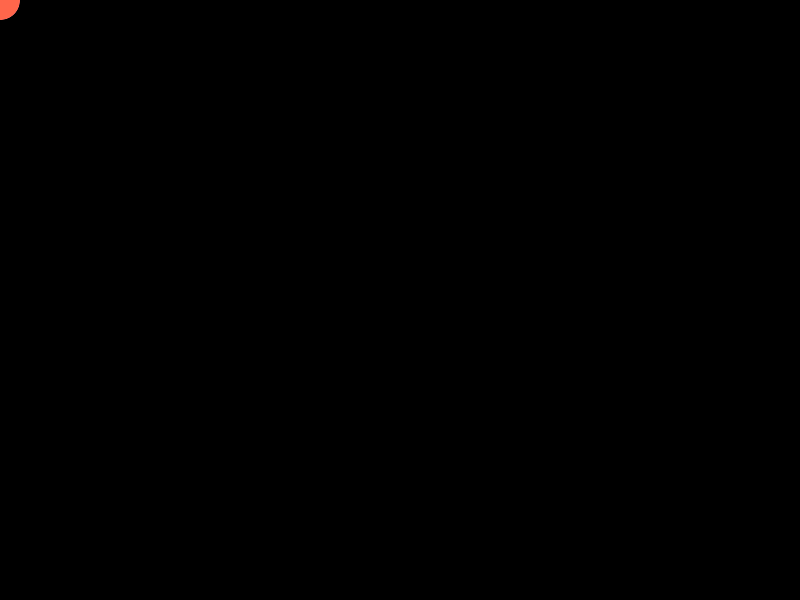
Frame 1 (no input)
Frame 60 (the mouse pressed at the canvas centre just before this capture): identical to frame 1, image omitted
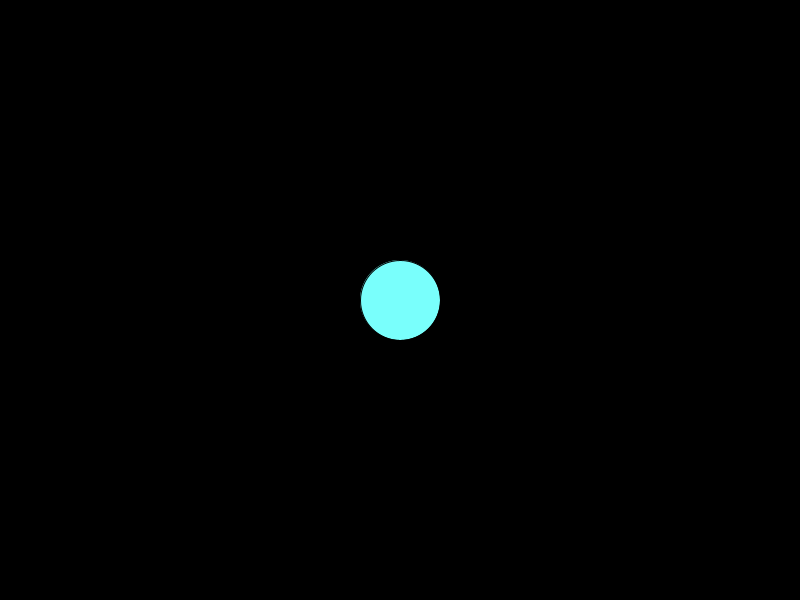
Frame 120 (the mouse held since frame 60 and released just before this capture)

The Processing sketch that drew these frames (run headless with seeded random() and noise(); from frame 60 on, the mouse is pressed at the canvas centre):

// Processing sketch: sketch_170829c
// ── sketch_170829c.pde
void setup (){
 background(0);
 size(800,600);
}

void draw (){
  background(0);
  
  if(key=='a'){
    background(255);
    fill(random(255),random(255),random(255));
    ellipse(400,300,150,150);
    fill(random(255),random(255),random(255));
    ellipse(100,100,100,100);
    fill(random(255),random(255),random(255));
    ellipse(700,100,100,100);
    fill(random(255),random(255),random(255));
    ellipse(100,500,100,100);
    fill(random(255),random(255),random(255));
    ellipse(700,500,100,100);}
    
  if(key=='s'){
    fill(random(255),random(255),random(255));
    triangle(0,0,200,0,0,200);
    fill(random(255),random(255),random(255));
    triangle(600,0,800,0,800,200);
    fill(random(255),random(255),random(255));
    triangle(0,400,0,600,200,600);
    fill(random(255),random(255),random(255));
    triangle(800,400,800,600,600,600);
    fill(random(255),random(255),random(255));
    quad(200,200,600,200,600,400,200,400);} 
   
  if(mousePressed){
    fill(121,255,252);
    ellipse(mouseX,mouseY,80,80);}
  else{   
    fill(255,162,255);
    ellipse(mouseX,mouseY,40,40);}

if(mouseX<200&&mouseY<300){
  fill(255,102,75);
  ellipse(mouseX,mouseY,40,40);}

if(mouseX>600&&mouseY<300){
  fill(3,37,252);
  ellipse(mouseX,mouseY,40,40);}

if(mouseX<200&&mouseY>300){
  fill(90,255,70);
  ellipse(mouseX, mouseY,40,40);}
  
if(mouseX>600&&mouseY>300){
  fill(249,255,95);
  ellipse(mouseX,mouseY,40,40);}
 

}
